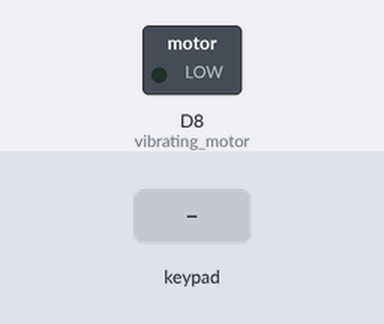
Bench run of a sketch on a simulated ESP8266 (NodeMCU). On the bench: switched loads named in the sketch (green lamp = pin HIGH). The inputs (shaded band) are chosen by the test bench. Pins used as bus, display or sensor lines are not drawn; what the sketch prints to the serial monitor is not drawn.

Above: at 1.2 s.
1.3 s: keypad keys 5 3 6 7 pressed 0.4 s apart
At 3.3 s:
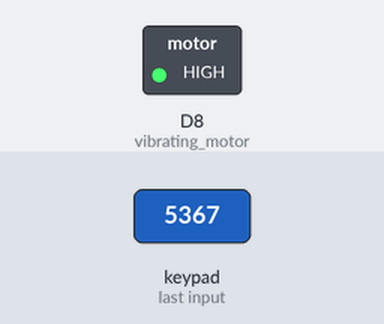
5.0 s: key 'A' pressed
6.5 s: key 'B' pressed
8.0 s: keypad keys 1 9 1 6 # pressed 0.4 s apart
At 10.5 s:
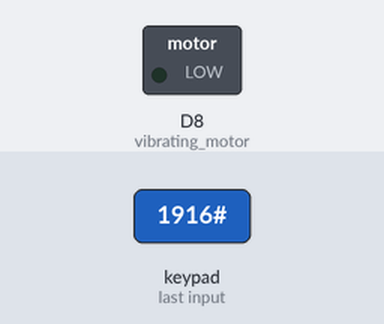
12.2 s: key 'C' pressed
At 12.8 s:
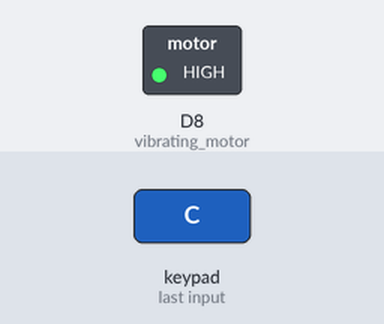
13.7 s: keypad keys 1 9 1 6 pressed 0.4 s apart
Timing chart, 0 to 16.7 s (numbered marks = the images above; inputs shaded):
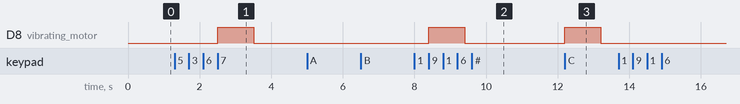

Measured:
- after the input at 1.3 s, D8 (vibrating_motor): LOW → HIGH after 1.2 s, → LOW 1.0 s later
- after the input at 5.0 s, every drawn part: stays the same
- after the input at 6.5 s, every drawn part: stays the same
- after the input at 8.0 s, D8 (vibrating_motor): LOW → HIGH after 0.40 s, → LOW 1.0 s later
- after the input at 12.2 s, D8 (vibrating_motor): LOW → HIGH at once, → LOW 1.0 s later
- after the input at 13.7 s, every drawn part: stays the same

The sketch:

keypad_pass_without_lcd.ino
```cpp
//#include <Wire.h>
//#include <LiquidCrystal_I2C.h>
#include <Keypad.h>

#define Password_Length 5

int signalPin = 12, i = 0;

char data[Password_Length];
char pass[Password_Length] = "1916";
char master[Password_Length] = "####";
byte data_count = 0;
bool pass_is_good;
char customKey;
char newKey;

const byte ROWS = 4;
const byte COLS = 4;

char hexaKeys[ROWS][COLS] = {
  {'1', '2', '3', 'A'},
  {'4', '5', '6', 'B'},
  {'7', '8', '9', 'C'},
  {'*', '0', '#', 'D'}
};

byte rowPins[ROWS] = {D7, D6, D5, D4};
byte colPins[COLS] = {D3, D2, D1, D0};

Keypad customKeypad = Keypad(makeKeymap(hexaKeys), rowPins, colPins, ROWS, COLS);

const int vibrating_motor = D8;

void setup() {
  Serial.begin(115200);
  pinMode(signalPin, OUTPUT);
  pinMode(vibrating_motor, OUTPUT);

}

void loop() {

  //lcd.setCursor(0, 0);
  //lcd.print("Enter password:");
  //Serial.print("Enter password: ");

  customKey = customKeypad.getKey();
  if (customKey) {
    data[data_count] = customKey;
    Serial.print(data[data_count]);
    data_count++;
  }
  if (data_count == Password_Length - 1) {
    //lcd.clear();

    if (!strcmp(data, pass))
    {
      //lcd.print(“Correct”);
      Serial.println();
      Serial.println("Correct password");
      strncpy(pass, "5367", sizeof(pass));
      digitalWrite(signalPin, HIGH);
      delay(2000);
      digitalWrite(signalPin, LOW);
    }
    else
    {
      if (!strcmp(data, master))
      {
        //lcd.print(“Incorrect”);
        Serial.println();
        Serial.println("Please input the new password: ");
        for (i = 0; i < 4; i++)
        {
          newKey = customKeypad.waitForKey();
          if (newKey)
          {
            pass[i] = newKey;
            Serial.print(pass[i]);
          }
          //lcd.setCursor(data_count,1);
          //lcd.print(data[data_count]);
        }
        Serial.println();
        Serial.print("New password is: ");
        Serial.println(pass);
      }
      else
      {
        Serial.println();
        Serial.println("Wrong password");
        digitalWrite(vibrating_motor, HIGH);
        delay(1000);
        digitalWrite(vibrating_motor, LOW);
      }
      delay(1000);
    }
    //lcd.clear();
    cleardata();
  }
}

void cleardata() {
  while (data_count != 0) {
    data[data_count--] = 0;
  }
  return;
}
```
